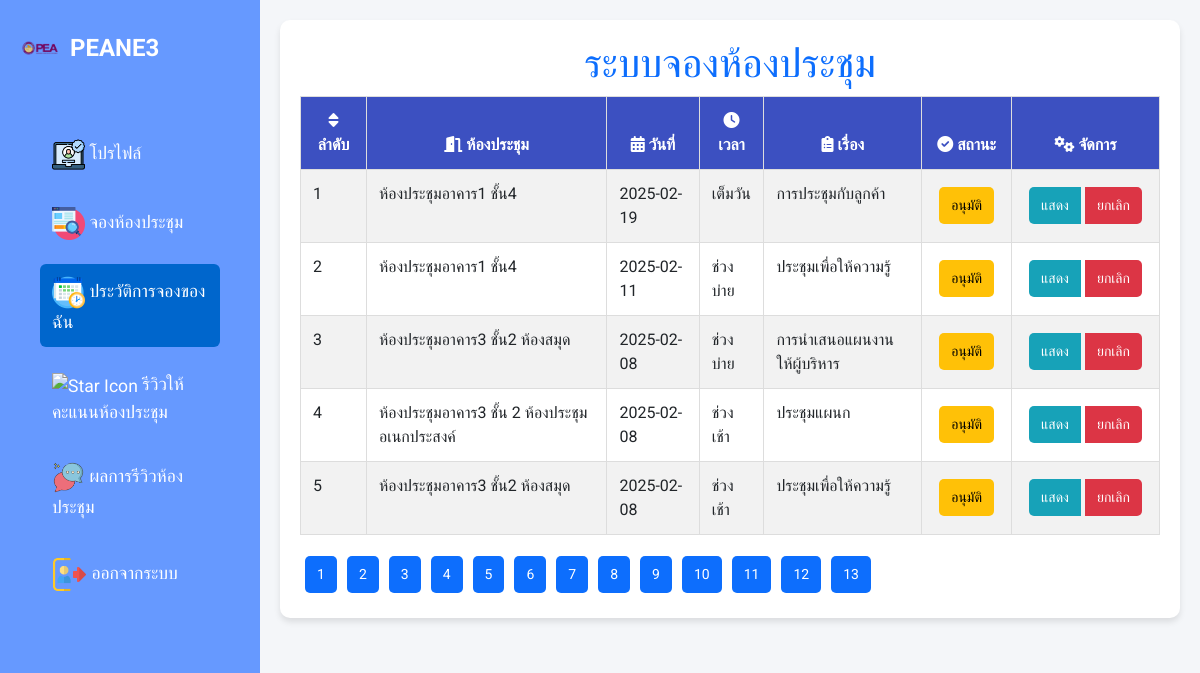
The page /all_booking_information.php (signed in) on the database its author committed.
### tables this page shows
CREATE TABLE `bookings` (
  `booking_id` int(20) NOT NULL,
  `user_id` int(20) NOT NULL,
  `room_id` int(20) NOT NULL,
  `booking_date` date NOT NULL COMMENT 'วันที่กดจอง',
  `purpose` text NOT NULL,
  `status` enum('อนุมัติ','ยกเลิกแล้ว') DEFAULT NULL,
  `time` enum('ช่วงเช้า','ช่วงบ่าย','เต็มวัน') DEFAULT NULL
);

CREATE TABLE `meeting_room` (
  `room_id` int(11) NOT NULL,
  `room_name` varchar(100) NOT NULL,
  `capacity` int(11) NOT NULL,
  `location` varchar(100) NOT NULL,
  `screen` int(11) NOT NULL,
  `microphone` int(11) NOT NULL,
  `picture` varchar(255) NOT NULL
);

### all_booking_information.php (the view, shortened to what this page needs)
<?php
$records_per_page = 5;
$page = isset($_GET['page']) && is_numeric($_GET['page']) ? intval($_GET['page']) : 1;
$start_from = ($page - 1) * $records_per_page;
$conn = new mysqli("localhost", "root", "", "meetingroom","4306");
$user_id = $_SESSION['user_id'];
$sql = "SELECT bookings.*, meeting_room.room_name
        FROM bookings
        LEFT JOIN meeting_room ON bookings.room_id = meeting_room.room_id
        WHERE bookings.user_id = ?
        ORDER BY bookings.booking_date DESC, bookings.time DESC
        LIMIT ?, ?";
$stmt = $conn->prepare($sql);
$stmt->bind_param("iii", $user_id, $start_from, $records_per_page);
if (!$stmt->execute()) {
    die("Error executing query: " . $stmt->error);
}
$result = $stmt->get_result();
$sql_count = "SELECT COUNT(*) FROM bookings WHERE user_id = ?";
$stmt_count = $conn->prepare($sql_count);
$stmt_count->bind_param("i", $user_id);
if (!$stmt_count->execute()) {
    die("Error executing count query: " . $stmt_count->error);
}
$result_count = $stmt_count->get_result();
$row_count = $result_count->fetch_row();
$total_records = $row_count[0];
$total_pages = ceil($total_records / $records_per_page);
$counter = $start_from + 1;
?>
<!DOCTYPE html>
<html lang="en">
<head>
    <link href="https://cdnjs.cloudflare.com/ajax/libs/font-awesome/6.0.0-beta3/css/all.min.css" rel="stylesheet">
    <link href="https://cdn.jsdelivr.net/npm/bootstrap@5.3.0/dist/css/bootstrap.min.css" rel="stylesheet">
</head>
<body>
<div class="sidebar">
    <div class="logo">
        <img src="images/2.png" alt="PEANE3 Logo" class="logo-img">
        PEANE3
    </div>
    <div class="menu">
    <a href="profile.php" class="menu-item">
  <img src="images/verified-account (1).png" alt="Icon" style="width: 33px; height: 33px;"> โปรไฟล์
</a>
<a href="user.php" class="menu-item">
  <img src="images/seo.png" alt="Search Icon" style="width: 33px; height: 33px;"> จองห้องประชุม
</a>
<a href="all_booking_information.php" class="menu-item active">
  <img src="images/time-management.png" alt="Calendar Check Icon" style="width: 33px; height: 33px;"> ประวัติการจองของฉัน
</a>
<a href="Review_Meeting_Room.php" class="menu-item">
  <img src="images/shooting-star.png" alt="Star Icon" style="width: 33px; height: 33px;"> รีวิวให้คะแนนห้องประชุม
</a>
<a href="room_reviews.php" class="menu-item ">
  <img src="images/chat-bubbles.png" alt="Comments Icon" style="width: 33px; height: 33px;"> ผลการรีวิวห้องประชุม
</a>
<a href="Logout_u.php" class="menu-item">
  <img src="uploads/check-out.png" alt="Sign Out Icon" style="width: 35px; height: 35px;"> ออกจากระบบ
</a>
    </div>
</div>
<div class="main-container">
    <div class="content-container">
        <h1 class="text-center text-primary">ระบบจองห้องประชุม</h1>
        <div class="table-container">
            <table class="booking-table table table-striped" id="booking-table">
            <thead>
    <tr>
        <th style="text-align: center;"><i class="fas fa-sort"></i> ลำดับ</th>
        <th style="text-align: center;"><i class="fas fa-door-open"></i> ห้องประชุม</th>
        <th style="text-align: center;"><i class="fas fa-calendar-alt"></i> วันที่</th>
        <th style="text-align: center;"><i class="fas fa-clock"></i> เวลา</th>
        <th style="text-align: center;"><i class="fas fa-clipboard-list"></i> เรื่อง</th>
        <th style="text-align: center;"><i class="fas fa-check-circle"></i> สถานะ</th>
        <th style="text-align: center;"><i class="fas fa-cogs"></i> จัดการ</th>
    </tr>
</thead>
        <tbody>
                <?php
                if ($result && $result->num_rows > 0) {
                    while ($row = $result->fetch_assoc()) {
                        echo "<tr data-id='" . $row["booking_id"] . "' id='booking-" . $row["booking_id"] . "'>";
                        echo "<td>" . $counter . "</td>";
                        echo "<td>" . $row["room_name"] . "</td>";
                        echo "<td>" . $row["booking_date"] . "</td>";
                        echo "<td>" . $row["time"]  ."</td>";
                        echo "<td>" . $row["purpose"] . "</td>";
                        echo "<td><span class='btn btn-warning'>" . $row['status'] . "</span></td>";
                        echo "<td>
                        <div class='btn-group'>
                            <button class='btn view' data-bs-toggle='modal' data-bs-target='#viewModal' onclick='viewDetails(" . json_encode($row) . ")'>แสดง</button>
                            <button class='btn delete' onclick='confirmDelete(this)' data-id=\"" . $row['booking_id'] . "\">ยกเลิก</button>
                        </div>
                      </td>";
                        echo "</tr>";
                        $counter++;
                    }
                } else {
                    echo "<tr><td colspan='7' class='text-center'>ไม่พบข้อมูลการจอง</td></tr>";
                }
                ?>
                </tbody>
            </table>
        </div>
        <div class="pagination">
            <?php
            for ($i = 1; $i <= $total_pages; $i++) {
                echo "<a href='?page=" . $i . "' class='btn btn-primary'>" . $i . "</a> ";
            }
            ?>
        </div>
    </div>
</div>
</body>
</html>

### all_booking_information.php (style rules this page uses)
* { margin: 0; padding: 0; box-sizing: border-box; }
body { font-family: 'Roboto', sans-serif; background-color: #f4f6f9; display: flex; min-height: 100vh; }
.sidebar { width: 260px; background-color: #6699FF; color: white; padding: 30px 20px; display: flex; flex-direction: column; justify-content: flex-start; flex-shrink: 0; }
.logo { font-size: 1.5em; font-weight: 700; color: #ffffff; margin-bottom: 30px; display: flex; align-items: center; }
.logo-img { width: 40px; height: auto; margin-right: 10px; }
.menu { padding: 30px 20px; background-color: #6699FF; color: white; display: flex; flex-direction: column; justify-content: flex-start; }
.menu-item { font-size: 1.1em; color: white; text-decoration: none; padding: 12px; margin-bottom: 12px; border-radius: 6px; transition: background-color 0.3s ease; }
.main-container { flex: 1; padding: 20px; display: flex; flex-direction: column; align-items: center; justify-content: flex-start; }
.content-container { width: 100%; max-width: 900px; background-color: white; box-shadow: 0px 4px 6px rgba(0, 0, 0, 0.1); border-radius: 10px; padding: 20px; }
.table-container { overflow-x: auto; }
.booking-table { width: 100%; border-collapse: collapse; background: white; }
.booking-table th, .booking-table td { text-align: left; padding: 12px; border: 1px solid #ddd; }
.booking-table th { background-color: #3c50c1; color: white; }
.menu-item:hover, .menu-item.active { background-color: #0066cc; }
.btn { border: none; padding: 8px 12px; border-radius: 5px; font-size: 14px; cursor: pointer; margin: 5px; }
.btn.view { background-color: #17a2b8; color: white; }
.btn.delete { background-color: #dc3545; color: white; }

### rows shown on the page
bookings: room.room_name "ห้องประชุมอาคาร1 ชั้น4", booking_date "2025-02-19", time "เต็มวัน", purpose "การประชุมกับลูกค้า", status "อนุมัติ"
bookings: room.room_name "ห้องประชุมอาคาร1 ชั้น4", booking_date "2025-02-11", time "ช่วงบ่าย", purpose "ประชุมเพื่อให้ความรู้", status "อนุมัติ"
bookings: room.room_name "ห้องประชุมอาคาร3 ชั้น2 ห้องสมุด", booking_date "2025-02-08", time "ช่วงบ่าย", purpose "การนำเสนอแผนงานให้ผู้บริหาร", status "อนุมัติ"
bookings: room.room_name "ห้องประชุมอาคาร3 ชั้น 2 ห้องประชุมอเนกประสงค์", booking_date "2025-02-08", time "ช่วงเช้า", purpose "ประชุมแผนก", status "อนุมัติ"
bookings: room.room_name "ห้องประชุมอาคาร3 ชั้น2 ห้องสมุด", booking_date "2025-02-08", time "ช่วงเช้า", purpose "ประชุมเพื่อให้ความรู้", status "อนุมัติ"
